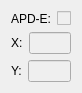
   <widget class="QWidget" name="verticalLayoutWidget_10">
    <property name="geometry">
     <rect>
      <x>1230</x>
      <y>350</y>
      <width>74</width>
      <height>80</height>
     </rect>
    </property>
    <layout class="QVBoxLayout" name="sig3_coord_vl">
     <item>
      <layout class="QHBoxLayout" name="sig3_ensemble_hl">
       <item>
        <widget class="QLabel" name="ensemble_label_03">
         <property name="text">
          <string>APD-E:</string>
         </property>
        </widget>
       </item>
       <item>
        <widget class="QCheckBox" name="ensemble_cb_03">
         <property name="enabled">
          <bool>false</bool>
         </property>
         <property name="text">
          <string/>
         </property>
         <property name="checked">
          <bool>false</bool>
         </property>
        </widget>
       </item>
      </layout>
     </item>
     <item>
      <layout class="QHBoxLayout" name="sig3_x_hl">
       <item>
        <widget class="QLabel" name="sig3_x_label">
         <property name="text">
          <string>X:</string>
         </property>
        </widget>
       </item>
       <item>
        <widget class="QLineEdit" name="sig3_x_edit">
         <property name="enabled">
          <bool>false</bool>
         </property>
        </widget>
       </item>
      </layout>
     </item>
     <item>
      <layout class="QHBoxLayout" name="sig3_y_hl">
       <item>
        <widget class="QLabel" name="sig3_y_label">
         <property name="text">
          <string>Y:</string>
         </property>
        </widget>
       </item>
       <item>
        <widget class="QLineEdit" name="sig3_y_edit">
         <property name="enabled">
          <bool>false</bool>
         </property>
        </widget>
       </item>
      </layout>
     </item>
    </layout>
   </widget>
